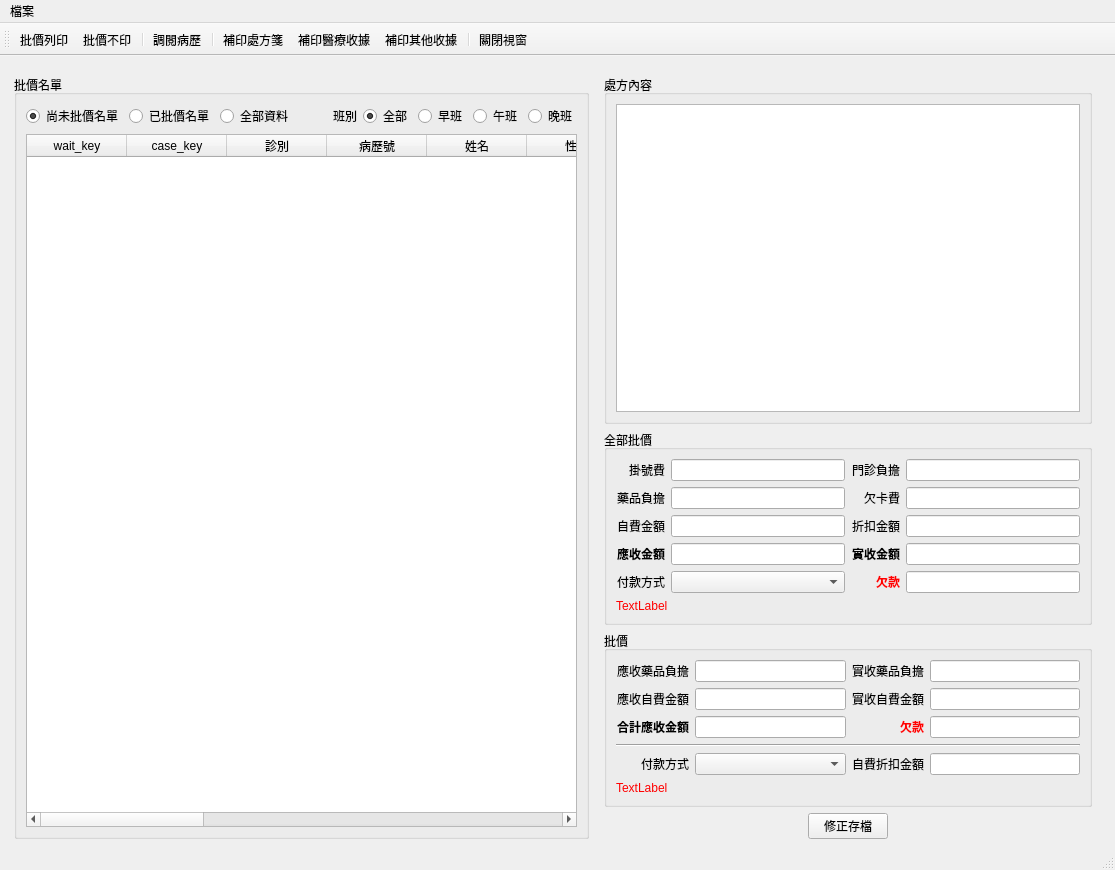
<?xml version="1.0" encoding="UTF-8"?>
<ui version="4.0">
 <class>WindowCashier</class>
 <widget class="QMainWindow" name="WindowCashier">
  <property name="geometry">
   <rect>
    <x>0</x>
    <y>0</y>
    <width>1115</width>
    <height>870</height>
   </rect>
  </property>
  <property name="windowTitle">
   <string>批價作業</string>
  </property>
  <widget class="QWidget" name="centralwidget">
   <layout class="QHBoxLayout" name="horizontalLayout">
    <item>
     <layout class="QHBoxLayout" name="horizontalLayout_2">
      <property name="leftMargin">
       <number>5</number>
      </property>
      <property name="topMargin">
       <number>10</number>
      </property>
      <property name="rightMargin">
       <number>5</number>
      </property>
      <item>
       <layout class="QVBoxLayout" name="verticalLayout_2">
        <property name="leftMargin">
         <number>0</number>
        </property>
        <property name="topMargin">
         <number>0</number>
        </property>
        <property name="rightMargin">
         <number>0</number>
        </property>
        <item>
         <widget class="QGroupBox" name="groupBox_4">
          <property name="title">
           <string>批價名單</string>
          </property>
          <property name="flat">
           <bool>false</bool>
          </property>
          <layout class="QVBoxLayout" name="verticalLayout_4">
           <item>
            <layout class="QHBoxLayout" name="horizontalLayout_4">
             <property name="spacing">
              <number>0</number>
             </property>
             <property name="leftMargin">
              <number>0</number>
             </property>
             <item>
              <widget class="QWidget" name="widget_5" native="true">
               <layout class="QHBoxLayout" name="horizontalLayout_7">
                <property name="spacing">
                 <number>6</number>
                </property>
                <property name="leftMargin">
                 <number>0</number>
                </property>
                <property name="topMargin">
                 <number>0</number>
                </property>
                <property name="rightMargin">
                 <number>0</number>
                </property>
                <property name="bottomMargin">
                 <number>0</number>
                </property>
                <item>
                 <widget class="QRadioButton" name="radioButton_unpaid">
                  <property name="text">
                   <string>尚未批價名單</string>
                  </property>
                  <property name="checked">
                   <bool>true</bool>
                  </property>
                 </widget>
                </item>
                <item>
                 <widget class="QRadioButton" name="radioButton_paid">
                  <property name="text">
                   <string>已批價名單</string>
                  </property>
                 </widget>
                </item>
                <item>
                 <widget class="QRadioButton" name="radioButton_all">
                  <property name="text">
                   <string>全部資料</string>
                  </property>
                 </widget>
                </item>
               </layout>
              </widget>
             </item>
             <item>
              <spacer name="horizontalSpacer_4">
               <property name="orientation">
                <enum>Qt::Horizontal</enum>
               </property>
               <property name="sizeHint" stdset="0">
                <size>
                 <width>40</width>
                 <height>20</height>
                </size>
               </property>
              </spacer>
             </item>
             <item>
              <widget class="QWidget" name="widget_3" native="true">
               <layout class="QHBoxLayout" name="horizontalLayout_6">
                <property name="leftMargin">
                 <number>0</number>
                </property>
                <property name="topMargin">
                 <number>0</number>
                </property>
                <property name="rightMargin">
                 <number>0</number>
                </property>
                <property name="bottomMargin">
                 <number>0</number>
                </property>
                <item>
                 <widget class="QLabel" name="label_period">
                  <property name="text">
                   <string>班別</string>
                  </property>
                 </widget>
                </item>
                <item>
                 <widget class="QRadioButton" name="radioButton_period_all">
                  <property name="text">
                   <string>全部</string>
                  </property>
                  <property name="checked">
                   <bool>true</bool>
                  </property>
                 </widget>
                </item>
                <item>
                 <widget class="QRadioButton" name="radioButton_period1">
                  <property name="text">
                   <string>早班</string>
                  </property>
                 </widget>
                </item>
                <item>
                 <widget class="QRadioButton" name="radioButton_period2">
                  <property name="text">
                   <string>午班</string>
                  </property>
                 </widget>
                </item>
                <item>
                 <widget class="QRadioButton" name="radioButton_period3">
                  <property name="text">
                   <string>晚班</string>
                  </property>
                 </widget>
                </item>
               </layout>
              </widget>
             </item>
            </layout>
           </item>
           <item>
            <widget class="QTableWidget" name="tableWidget_charge_list">
             <property name="editTriggers">
              <set>QAbstractItemView::NoEditTriggers</set>
             </property>
             <property name="selectionMode">
              <enum>QAbstractItemView::SingleSelection</enum>
             </property>
             <property name="selectionBehavior">
              <enum>QAbstractItemView::SelectRows</enum>
             </property>
             <column>
              <property name="text">
               <string>wait_key</string>
              </property>
             </column>
             <column>
              <property name="text">
               <string>case_key</string>
              </property>
             </column>
             <column>
              <property name="text">
               <string>診別</string>
              </property>
             </column>
             <column>
              <property name="text">
               <string>病歷號</string>
              </property>
             </column>
             <column>
              <property name="text">
               <string>姓名</string>
              </property>
             </column>
             <column>
              <property name="text">
               <string>性別</string>
              </property>
             </column>
             <column>
              <property name="text">
               <string>年齡</string>
              </property>
             </column>
             <column>
              <property name="text">
               <string>負擔類別</string>
              </property>
             </column>
             <column>
              <property name="text">
               <string>保險</string>
              </property>
             </column>
             <column>
              <property name="text">
               <string>就醫類別</string>
              </property>
             </column>
             <column>
              <property name="text">
               <string>主治醫師</string>
              </property>
             </column>
             <column>
              <property name="text">
               <string>藥品負擔</string>
              </property>
             </column>
             <column>
              <property name="text">
               <string>自費金額</string>
              </property>
             </column>
             <column>
              <property name="text">
               <string>應收金額</string>
              </property>
             </column>
             <column>
              <property name="text">
               <string>批價</string>
              </property>
             </column>
             <column>
              <property name="text">
               <string>IC寫卡</string>
              </property>
             </column>
            </widget>
           </item>
          </layout>
         </widget>
        </item>
       </layout>
      </item>
      <item>
       <widget class="QFrame" name="frame">
        <property name="maximumSize">
         <size>
          <width>720</width>
          <height>16777215</height>
         </size>
        </property>
        <layout class="QVBoxLayout" name="verticalLayout">
         <property name="topMargin">
          <number>0</number>
         </property>
         <property name="bottomMargin">
          <number>0</number>
         </property>
         <item>
          <widget class="QGroupBox" name="groupBox_2">
           <property name="maximumSize">
            <size>
             <width>16777215</width>
             <height>16777215</height>
            </size>
           </property>
           <property name="title">
            <string>處方內容</string>
           </property>
           <property name="flat">
            <bool>false</bool>
           </property>
           <layout class="QVBoxLayout" name="verticalLayout_3">
            <item>
             <widget class="QTextEdit" name="textEdit_prescript"/>
            </item>
           </layout>
          </widget>
         </item>
         <item>
          <widget class="QGroupBox" name="groupBox_charge_all">
           <property name="title">
            <string>全部批價</string>
           </property>
           <property name="flat">
            <bool>false</bool>
           </property>
           <layout class="QGridLayout" name="gridLayout_2">
            <item row="1" column="2">
             <widget class="QLabel" name="label_19">
              <property name="text">
               <string>欠卡費</string>
              </property>
              <property name="alignment">
               <set>Qt::AlignRight|Qt::AlignTrailing|Qt::AlignVCenter</set>
              </property>
             </widget>
            </item>
            <item row="2" column="1">
             <widget class="QLineEdit" name="lineEdit_total_fee2">
              <property name="alignment">
               <set>Qt::AlignRight|Qt::AlignTrailing|Qt::AlignVCenter</set>
              </property>
              <property name="readOnly">
               <bool>true</bool>
              </property>
              <property name="clearButtonEnabled">
               <bool>false</bool>
              </property>
             </widget>
            </item>
            <item row="2" column="2">
             <widget class="QLabel" name="label_13">
              <property name="text">
               <string>折扣金額</string>
              </property>
              <property name="alignment">
               <set>Qt::AlignRight|Qt::AlignTrailing|Qt::AlignVCenter</set>
              </property>
             </widget>
            </item>
            <item row="0" column="2">
             <widget class="QLabel" name="label_18">
              <property name="text">
               <string>門診負擔</string>
              </property>
              <property name="alignment">
               <set>Qt::AlignRight|Qt::AlignTrailing|Qt::AlignVCenter</set>
              </property>
             </widget>
            </item>
            <item row="0" column="3">
             <widget class="QLineEdit" name="lineEdit_diag_share_fee">
              <property name="enabled">
               <bool>true</bool>
              </property>
              <property name="alignment">
               <set>Qt::AlignRight|Qt::AlignTrailing|Qt::AlignVCenter</set>
              </property>
              <property name="readOnly">
               <bool>true</bool>
              </property>
              <property name="clearButtonEnabled">
               <bool>false</bool>
              </property>
             </widget>
            </item>
            <item row="1" column="1">
             <widget class="QLineEdit" name="lineEdit_drug_share_fee2">
              <property name="alignment">
               <set>Qt::AlignRight|Qt::AlignTrailing|Qt::AlignVCenter</set>
              </property>
              <property name="clearButtonEnabled">
               <bool>false</bool>
              </property>
             </widget>
            </item>
            <item row="0" column="0">
             <widget class="QLabel" name="label_17">
              <property name="text">
               <string>掛號費</string>
              </property>
              <property name="alignment">
               <set>Qt::AlignRight|Qt::AlignTrailing|Qt::AlignVCenter</set>
              </property>
             </widget>
            </item>
            <item row="3" column="0">
             <widget class="QLabel" name="label_9">
              <property name="font">
               <font>
                <weight>75</weight>
                <bold>true</bold>
               </font>
              </property>
              <property name="text">
               <string>應收金額</string>
              </property>
              <property name="alignment">
               <set>Qt::AlignRight|Qt::AlignTrailing|Qt::AlignVCenter</set>
              </property>
             </widget>
            </item>
            <item row="3" column="2">
             <widget class="QLabel" name="label_10">
              <property name="font">
               <font>
                <weight>75</weight>
                <bold>true</bold>
               </font>
              </property>
              <property name="text">
               <string>實收金額</string>
              </property>
              <property name="alignment">
               <set>Qt::AlignRight|Qt::AlignTrailing|Qt::AlignVCenter</set>
              </property>
             </widget>
            </item>
            <item row="0" column="1">
             <widget class="QLineEdit" name="lineEdit_regist_fee">
              <property name="enabled">
               <bool>true</bool>
              </property>
              <property name="alignment">
               <set>Qt::AlignRight|Qt::AlignTrailing|Qt::AlignVCenter</set>
              </property>
              <property name="readOnly">
               <bool>true</bool>
              </property>
              <property name="clearButtonEnabled">
               <bool>false</bool>
              </property>
             </widget>
            </item>
            <item row="1" column="3">
             <widget class="QLineEdit" name="lineEdit_deposit_fee">
              <property name="enabled">
               <bool>true</bool>
              </property>
              <property name="alignment">
               <set>Qt::AlignRight|Qt::AlignTrailing|Qt::AlignVCenter</set>
              </property>
              <property name="readOnly">
               <bool>true</bool>
              </property>
              <property name="clearButtonEnabled">
               <bool>false</bool>
              </property>
             </widget>
            </item>
            <item row="4" column="2">
             <widget class="QLabel" name="label_12">
              <property name="text">
               <string>&lt;html&gt;&lt;head/&gt;&lt;body&gt;&lt;p&gt;&lt;span style=&quot; font-weight:600; color:#ff0000;&quot;&gt;欠款&lt;/span&gt;&lt;/p&gt;&lt;/body&gt;&lt;/html&gt;</string>
              </property>
              <property name="alignment">
               <set>Qt::AlignRight|Qt::AlignTrailing|Qt::AlignVCenter</set>
              </property>
             </widget>
            </item>
            <item row="3" column="1">
             <widget class="QLineEdit" name="lineEdit_total2">
              <property name="font">
               <font>
                <weight>75</weight>
                <bold>true</bold>
               </font>
              </property>
              <property name="alignment">
               <set>Qt::AlignRight|Qt::AlignTrailing|Qt::AlignVCenter</set>
              </property>
              <property name="readOnly">
               <bool>true</bool>
              </property>
             </widget>
            </item>
            <item row="4" column="0">
             <widget class="QLabel" name="label_16">
              <property name="text">
               <string>付款方式</string>
              </property>
              <property name="alignment">
               <set>Qt::AlignRight|Qt::AlignTrailing|Qt::AlignVCenter</set>
              </property>
             </widget>
            </item>
            <item row="4" column="3">
             <widget class="QLineEdit" name="lineEdit_debt2">
              <property name="enabled">
               <bool>true</bool>
              </property>
              <property name="font">
               <font>
                <weight>75</weight>
                <bold>true</bold>
               </font>
              </property>
              <property name="styleSheet">
               <string notr="true">color: red;</string>
              </property>
              <property name="text">
               <string/>
              </property>
              <property name="alignment">
               <set>Qt::AlignRight|Qt::AlignTrailing|Qt::AlignVCenter</set>
              </property>
              <property name="readOnly">
               <bool>true</bool>
              </property>
             </widget>
            </item>
            <item row="4" column="1">
             <widget class="QComboBox" name="comboBox_payment_type2"/>
            </item>
            <item row="2" column="3">
             <widget class="QLineEdit" name="lineEdit_discount_fee2">
              <property name="alignment">
               <set>Qt::AlignRight|Qt::AlignTrailing|Qt::AlignVCenter</set>
              </property>
              <property name="readOnly">
               <bool>true</bool>
              </property>
              <property name="clearButtonEnabled">
               <bool>false</bool>
              </property>
             </widget>
            </item>
            <item row="5" column="0" colspan="4">
             <widget class="QLabel" name="label_fee_error2">
              <property name="styleSheet">
               <string notr="true">color:red;</string>
              </property>
              <property name="text">
               <string>TextLabel</string>
              </property>
             </widget>
            </item>
            <item row="1" column="0">
             <widget class="QLabel" name="label_14">
              <property name="text">
               <string>藥品負擔</string>
              </property>
              <property name="alignment">
               <set>Qt::AlignRight|Qt::AlignTrailing|Qt::AlignVCenter</set>
              </property>
             </widget>
            </item>
            <item row="2" column="0">
             <widget class="QLabel" name="label_15">
              <property name="text">
               <string>自費金額</string>
              </property>
              <property name="alignment">
               <set>Qt::AlignRight|Qt::AlignTrailing|Qt::AlignVCenter</set>
              </property>
             </widget>
            </item>
            <item row="3" column="3">
             <widget class="QLineEdit" name="lineEdit_receipt_fee2">
              <property name="font">
               <font>
                <weight>75</weight>
                <bold>true</bold>
               </font>
              </property>
              <property name="alignment">
               <set>Qt::AlignRight|Qt::AlignTrailing|Qt::AlignVCenter</set>
              </property>
              <property name="readOnly">
               <bool>false</bool>
              </property>
              <property name="clearButtonEnabled">
               <bool>true</bool>
              </property>
             </widget>
            </item>
           </layout>
          </widget>
         </item>
         <item>
          <widget class="QGroupBox" name="groupBox_charge">
           <property name="title">
            <string>批價</string>
           </property>
           <property name="flat">
            <bool>false</bool>
           </property>
           <layout class="QGridLayout" name="gridLayout">
            <item row="4" column="1">
             <widget class="QComboBox" name="comboBox_payment_type"/>
            </item>
            <item row="1" column="1">
             <widget class="QLineEdit" name="lineEdit_total_fee">
              <property name="alignment">
               <set>Qt::AlignRight|Qt::AlignTrailing|Qt::AlignVCenter</set>
              </property>
              <property name="readOnly">
               <bool>true</bool>
              </property>
             </widget>
            </item>
            <item row="0" column="0">
             <widget class="QLabel" name="label">
              <property name="text">
               <string>應收藥品負擔</string>
              </property>
              <property name="alignment">
               <set>Qt::AlignRight|Qt::AlignTrailing|Qt::AlignVCenter</set>
              </property>
             </widget>
            </item>
            <item row="6" column="0" colspan="4">
             <widget class="QLabel" name="label_fee_error">
              <property name="styleSheet">
               <string notr="true">color:red;</string>
              </property>
              <property name="text">
               <string>TextLabel</string>
              </property>
             </widget>
            </item>
            <item row="0" column="3">
             <widget class="QLineEdit" name="lineEdit_receipt_drug_share_fee">
              <property name="alignment">
               <set>Qt::AlignRight|Qt::AlignTrailing|Qt::AlignVCenter</set>
              </property>
              <property name="clearButtonEnabled">
               <bool>true</bool>
              </property>
             </widget>
            </item>
            <item row="3" column="0" colspan="4">
             <widget class="Line" name="line">
              <property name="orientation">
               <enum>Qt::Horizontal</enum>
              </property>
             </widget>
            </item>
            <item row="1" column="2">
             <widget class="QLabel" name="label_4">
              <property name="text">
               <string>實收自費金額</string>
              </property>
              <property name="alignment">
               <set>Qt::AlignRight|Qt::AlignTrailing|Qt::AlignVCenter</set>
              </property>
             </widget>
            </item>
            <item row="4" column="2">
             <widget class="QLabel" name="label_8">
              <property name="text">
               <string>自費折扣金額</string>
              </property>
              <property name="alignment">
               <set>Qt::AlignRight|Qt::AlignTrailing|Qt::AlignVCenter</set>
              </property>
             </widget>
            </item>
            <item row="2" column="1">
             <widget class="QLineEdit" name="lineEdit_total">
              <property name="font">
               <font>
                <weight>75</weight>
                <bold>true</bold>
               </font>
              </property>
              <property name="alignment">
               <set>Qt::AlignRight|Qt::AlignTrailing|Qt::AlignVCenter</set>
              </property>
              <property name="readOnly">
               <bool>true</bool>
              </property>
             </widget>
            </item>
            <item row="2" column="0">
             <widget class="QLabel" name="label_5">
              <property name="font">
               <font>
                <weight>75</weight>
                <bold>true</bold>
               </font>
              </property>
              <property name="text">
               <string>合計應收金額</string>
              </property>
              <property name="alignment">
               <set>Qt::AlignRight|Qt::AlignTrailing|Qt::AlignVCenter</set>
              </property>
             </widget>
            </item>
            <item row="0" column="2">
             <widget class="QLabel" name="label_2">
              <property name="text">
               <string>實收藥品負擔</string>
              </property>
              <property name="alignment">
               <set>Qt::AlignRight|Qt::AlignTrailing|Qt::AlignVCenter</set>
              </property>
             </widget>
            </item>
            <item row="2" column="2">
             <widget class="QLabel" name="label_7">
              <property name="text">
               <string>&lt;html&gt;&lt;head/&gt;&lt;body&gt;&lt;p&gt;&lt;span style=&quot; font-weight:600; color:#ff0000;&quot;&gt;欠款&lt;/span&gt;&lt;/p&gt;&lt;/body&gt;&lt;/html&gt;</string>
              </property>
              <property name="alignment">
               <set>Qt::AlignRight|Qt::AlignTrailing|Qt::AlignVCenter</set>
              </property>
             </widget>
            </item>
            <item row="4" column="3">
             <widget class="QLineEdit" name="lineEdit_discount_fee">
              <property name="alignment">
               <set>Qt::AlignRight|Qt::AlignTrailing|Qt::AlignVCenter</set>
              </property>
              <property name="readOnly">
               <bool>true</bool>
              </property>
              <property name="clearButtonEnabled">
               <bool>false</bool>
              </property>
             </widget>
            </item>
            <item row="1" column="0">
             <widget class="QLabel" name="label_3">
              <property name="text">
               <string>應收自費金額</string>
              </property>
              <property name="alignment">
               <set>Qt::AlignRight|Qt::AlignTrailing|Qt::AlignVCenter</set>
              </property>
             </widget>
            </item>
            <item row="1" column="3">
             <widget class="QLineEdit" name="lineEdit_receipt_fee">
              <property name="alignment">
               <set>Qt::AlignRight|Qt::AlignTrailing|Qt::AlignVCenter</set>
              </property>
              <property name="clearButtonEnabled">
               <bool>true</bool>
              </property>
             </widget>
            </item>
            <item row="4" column="0">
             <widget class="QLabel" name="label_6">
              <property name="text">
               <string>付款方式</string>
              </property>
              <property name="alignment">
               <set>Qt::AlignRight|Qt::AlignTrailing|Qt::AlignVCenter</set>
              </property>
             </widget>
            </item>
            <item row="2" column="3">
             <widget class="QLineEdit" name="lineEdit_debt">
              <property name="enabled">
               <bool>true</bool>
              </property>
              <property name="font">
               <font>
                <weight>75</weight>
                <bold>true</bold>
               </font>
              </property>
              <property name="styleSheet">
               <string notr="true">color: red;</string>
              </property>
              <property name="text">
               <string/>
              </property>
              <property name="alignment">
               <set>Qt::AlignRight|Qt::AlignTrailing|Qt::AlignVCenter</set>
              </property>
              <property name="readOnly">
               <bool>true</bool>
              </property>
             </widget>
            </item>
            <item row="0" column="1">
             <widget class="QLineEdit" name="lineEdit_drug_share_fee">
              <property name="enabled">
               <bool>true</bool>
              </property>
              <property name="alignment">
               <set>Qt::AlignRight|Qt::AlignTrailing|Qt::AlignVCenter</set>
              </property>
              <property name="readOnly">
               <bool>false</bool>
              </property>
              <property name="clearButtonEnabled">
               <bool>true</bool>
              </property>
             </widget>
            </item>
           </layout>
          </widget>
         </item>
         <item>
          <layout class="QHBoxLayout" name="horizontalLayout_5">
           <item>
            <spacer name="horizontalSpacer_2">
             <property name="orientation">
              <enum>Qt::Horizontal</enum>
             </property>
             <property name="sizeHint" stdset="0">
              <size>
               <width>40</width>
               <height>20</height>
              </size>
             </property>
            </spacer>
           </item>
           <item>
            <widget class="QPushButton" name="pushButton_modify">
             <property name="text">
              <string>修正存檔</string>
             </property>
             <property name="icon">
              <iconset>
               <normaloff>../icons/document-edit.png</normaloff>../icons/document-edit.png</iconset>
             </property>
            </widget>
           </item>
           <item>
            <spacer name="horizontalSpacer_3">
             <property name="orientation">
              <enum>Qt::Horizontal</enum>
             </property>
             <property name="sizeHint" stdset="0">
              <size>
               <width>40</width>
               <height>20</height>
              </size>
             </property>
            </spacer>
           </item>
          </layout>
         </item>
        </layout>
       </widget>
      </item>
     </layout>
    </item>
   </layout>
  </widget>
  <widget class="QStatusBar" name="statusbar"/>
  <widget class="QToolBar" name="toolBar">
   <property name="windowTitle">
    <string>toolBar</string>
   </property>
   <property name="toolButtonStyle">
    <enum>Qt::ToolButtonTextUnderIcon</enum>
   </property>
   <attribute name="toolBarArea">
    <enum>TopToolBarArea</enum>
   </attribute>
   <attribute name="toolBarBreak">
    <bool>false</bool>
   </attribute>
   <addaction name="action_save"/>
   <addaction name="action_save_without_print"/>
   <addaction name="separator"/>
   <addaction name="action_open_medical_record"/>
   <addaction name="separator"/>
   <addaction name="action_print_prescription"/>
   <addaction name="action_print_receipt"/>
   <addaction name="action_print_misc"/>
   <addaction name="separator"/>
   <addaction name="action_close"/>
  </widget>
  <widget class="QMenuBar" name="menubar">
   <property name="geometry">
    <rect>
     <x>0</x>
     <y>0</y>
     <width>1115</width>
     <height>33</height>
    </rect>
   </property>
   <widget class="QMenu" name="menu">
    <property name="title">
     <string>檔案</string>
    </property>
   </widget>
   <addaction name="menu"/>
  </widget>
  <action name="action_save">
   <property name="icon">
    <iconset>
     <normaloff>../icons/document-save.svg</normaloff>../icons/document-save.svg</iconset>
   </property>
   <property name="text">
    <string>批價列印</string>
   </property>
   <property name="toolTip">
    <string>批價列印</string>
   </property>
  </action>
  <action name="action_close">
   <property name="icon">
    <iconset>
     <normaloff>../icons/application-exit.svg</normaloff>../icons/application-exit.svg</iconset>
   </property>
   <property name="text">
    <string>關閉視窗</string>
   </property>
  </action>
  <action name="action_print_prescription">
   <property name="icon">
    <iconset>
     <normaloff>../icons/document-print.svg</normaloff>../icons/document-print.svg</iconset>
   </property>
   <property name="text">
    <string>補印處方箋</string>
   </property>
  </action>
  <action name="action_print_receipt">
   <property name="icon">
    <iconset>
     <normaloff>../icons/document-print.png</normaloff>../icons/document-print.png</iconset>
   </property>
   <property name="text">
    <string>補印醫療收據</string>
   </property>
  </action>
  <action name="action_open_medical_record">
   <property name="icon">
    <iconset>
     <normaloff>../icons/document-open.svg</normaloff>../icons/document-open.svg</iconset>
   </property>
   <property name="text">
    <string>調閱病歷</string>
   </property>
  </action>
  <action name="action_save_without_print">
   <property name="icon">
    <iconset>
     <normaloff>../icons/printer-error.png</normaloff>../icons/printer-error.png</iconset>
   </property>
   <property name="text">
    <string>批價不印</string>
   </property>
  </action>
  <action name="action_print_misc">
   <property name="icon">
    <iconset>
     <normaloff>../icons/printer-network.png</normaloff>../icons/printer-network.png</iconset>
   </property>
   <property name="text">
    <string>補印其他收據</string>
   </property>
   <property name="toolTip">
    <string>補印其他收據</string>
   </property>
  </action>
 </widget>
 <resources/>
 <connections/>
</ui>
